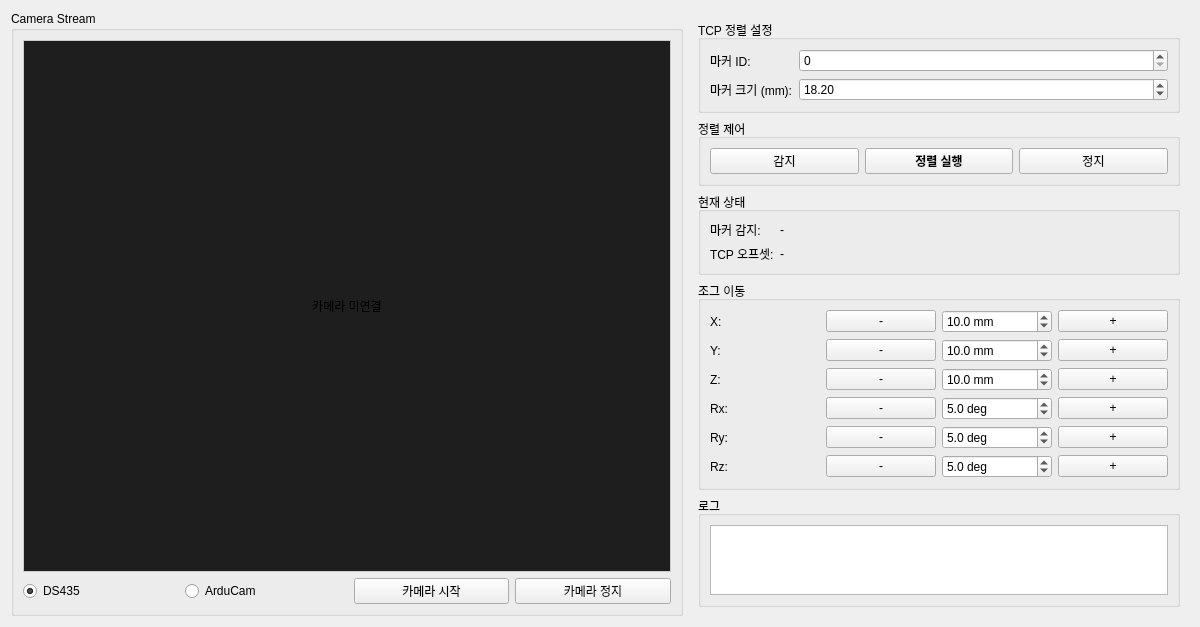
<?xml version="1.0" encoding="UTF-8"?>
<ui version="4.0">
 <class>TabArTagTcpAlign</class>
 <widget class="QWidget" name="TabArTagTcpAlign">
  <property name="geometry">
   <rect>
    <x>0</x>
    <y>0</y>
    <width>1200</width>
    <height>600</height>
   </rect>
  </property>
  <layout class="QHBoxLayout" name="horizontalLayoutMain">

   <!-- 좌측: 카메라 스트림 -->
   <item>
    <widget class="QGroupBox" name="groupCameraStream">
     <property name="title">
      <string>Camera Stream</string>
     </property>
     <layout class="QVBoxLayout" name="verticalLayoutCamera">
      <item>
       <widget class="QLabel" name="labelCameraStream">
        <property name="minimumSize">
         <size>
          <width>640</width>
          <height>480</height>
         </size>
        </property>
        <property name="styleSheet">
         <string>background-color: #1e1e1e; border: 1px solid #cccccc;</string>
        </property>
        <property name="alignment">
         <set>Qt::AlignCenter</set>
        </property>
        <property name="text">
         <string>카메라 미연결</string>
        </property>
       </widget>
      </item>
      <item>
       <layout class="QHBoxLayout" name="horizontalLayoutCameraSelect">
        <item>
         <widget class="QRadioButton" name="radioDS435">
          <property name="text">
           <string>DS435</string>
          </property>
          <property name="checked">
           <bool>true</bool>
          </property>
         </widget>
        </item>
        <item>
         <widget class="QRadioButton" name="radioArduCam">
          <property name="text">
           <string>ArduCam</string>
          </property>
         </widget>
        </item>
        <item>
         <spacer name="horizontalSpacerCam">
          <property name="orientation">
           <enum>Qt::Horizontal</enum>
          </property>
         </spacer>
        </item>
        <item>
         <widget class="QPushButton" name="btnStartCamera">
          <property name="text">
           <string>카메라 시작</string>
          </property>
         </widget>
        </item>
        <item>
         <widget class="QPushButton" name="btnStopCamera">
          <property name="text">
           <string>카메라 정지</string>
          </property>
         </widget>
        </item>
       </layout>
      </item>
     </layout>
    </widget>
   </item>

   <!-- 우측: 설정 및 로그 -->
   <item>
    <widget class="QWidget" name="widgetRight">
     <property name="maximumSize">
      <size>
       <width>500</width>
       <height>16777215</height>
      </size>
     </property>
     <layout class="QVBoxLayout" name="verticalLayoutRight">

      <!-- 정렬 설정 -->
      <item>
       <widget class="QGroupBox" name="groupAlignSettings">
        <property name="title">
         <string>TCP 정렬 설정</string>
        </property>
        <layout class="QVBoxLayout" name="verticalLayoutAlignSettings">
         <item>
          <layout class="QFormLayout" name="formLayoutAlign">
           <item row="0" column="0">
            <widget class="QLabel" name="labelMarkerId">
             <property name="text">
              <string>마커 ID:</string>
             </property>
            </widget>
           </item>
           <item row="0" column="1">
            <widget class="QSpinBox" name="spinMarkerId">
             <property name="minimum">
              <number>0</number>
             </property>
             <property name="maximum">
              <number>250</number>
             </property>
             <property name="value">
              <number>0</number>
             </property>
            </widget>
           </item>
           <item row="1" column="0">
            <widget class="QLabel" name="labelMarkerSize">
             <property name="text">
              <string>마커 크기 (mm):</string>
             </property>
            </widget>
           </item>
           <item row="1" column="1">
            <widget class="QDoubleSpinBox" name="spinMarkerSize">
             <property name="minimum">
              <double>1.000000000000000</double>
             </property>
             <property name="maximum">
              <double>500.000000000000000</double>
             </property>
             <property name="value">
              <double>18.200000000000000</double>
             </property>
            </widget>
           </item>
          </layout>
         </item>
        </layout>
       </widget>
      </item>

      <!-- 정렬 제어 -->
      <item>
       <widget class="QGroupBox" name="groupAlignControl">
        <property name="title">
         <string>정렬 제어</string>
        </property>
        <layout class="QVBoxLayout" name="verticalLayoutAlignControl">
         <item>
          <layout class="QHBoxLayout" name="horizontalLayoutAlignButtons">
           <item>
            <widget class="QPushButton" name="btnDetect">
             <property name="text">
              <string>감지</string>
             </property>
            </widget>
           </item>
           <item>
            <widget class="QPushButton" name="btnAlign">
             <property name="text">
              <string>정렬 실행</string>
             </property>
             <property name="styleSheet">
              <string>font-weight: bold;</string>
             </property>
            </widget>
           </item>
           <item>
            <widget class="QPushButton" name="btnStop">
             <property name="text">
              <string>정지</string>
             </property>
            </widget>
           </item>
          </layout>
         </item>
        </layout>
       </widget>
      </item>

      <!-- 현재 상태 -->
      <item>
       <widget class="QGroupBox" name="groupStatus">
        <property name="title">
         <string>현재 상태</string>
        </property>
        <layout class="QFormLayout" name="formLayoutStatus">
         <item row="0" column="0">
          <widget class="QLabel" name="labelStatusMarker">
           <property name="text">
            <string>마커 감지:</string>
           </property>
          </widget>
         </item>
         <item row="0" column="1">
          <widget class="QLabel" name="labelStatusMarkerValue">
           <property name="text">
            <string>-</string>
           </property>
          </widget>
         </item>
         <item row="1" column="0">
          <widget class="QLabel" name="labelStatusTCP">
           <property name="text">
            <string>TCP 오프셋:</string>
           </property>
          </widget>
         </item>
         <item row="1" column="1">
          <widget class="QLabel" name="labelStatusTCPValue">
           <property name="text">
            <string>-</string>
           </property>
          </widget>
         </item>
        </layout>
       </widget>
      </item>

      <!-- 조그 이동 -->
      <item>
       <widget class="QGroupBox" name="groupJogMove">
        <property name="title">
         <string>조그 이동</string>
        </property>
        <layout class="QGridLayout" name="gridLayoutJog">
         <!-- X축 -->
         <item row="0" column="0">
          <widget class="QLabel" name="labelJogX">
           <property name="text"><string>X:</string></property>
          </widget>
         </item>
         <item row="0" column="1">
          <widget class="QPushButton" name="btnJogXMinus">
           <property name="text"><string>-</string></property>
           <property name="minimumSize"><size><width>30</width><height>0</height></size></property>
          </widget>
         </item>
         <item row="0" column="2">
          <widget class="QDoubleSpinBox" name="spinJogStepX">
           <property name="suffix"><string> mm</string></property>
           <property name="decimals"><number>1</number></property>
           <property name="minimum"><double>0.1</double></property>
           <property name="maximum"><double>100.0</double></property>
           <property name="singleStep"><double>1.0</double></property>
           <property name="value"><double>10.0</double></property>
          </widget>
         </item>
         <item row="0" column="3">
          <widget class="QPushButton" name="btnJogXPlus">
           <property name="text"><string>+</string></property>
           <property name="minimumSize"><size><width>30</width><height>0</height></size></property>
          </widget>
         </item>
         <!-- Y축 -->
         <item row="1" column="0">
          <widget class="QLabel" name="labelJogY">
           <property name="text"><string>Y:</string></property>
          </widget>
         </item>
         <item row="1" column="1">
          <widget class="QPushButton" name="btnJogYMinus">
           <property name="text"><string>-</string></property>
           <property name="minimumSize"><size><width>30</width><height>0</height></size></property>
          </widget>
         </item>
         <item row="1" column="2">
          <widget class="QDoubleSpinBox" name="spinJogStepY">
           <property name="suffix"><string> mm</string></property>
           <property name="decimals"><number>1</number></property>
           <property name="minimum"><double>0.1</double></property>
           <property name="maximum"><double>100.0</double></property>
           <property name="singleStep"><double>1.0</double></property>
           <property name="value"><double>10.0</double></property>
          </widget>
         </item>
         <item row="1" column="3">
          <widget class="QPushButton" name="btnJogYPlus">
           <property name="text"><string>+</string></property>
           <property name="minimumSize"><size><width>30</width><height>0</height></size></property>
          </widget>
         </item>
         <!-- Z축 -->
         <item row="2" column="0">
          <widget class="QLabel" name="labelJogZ">
           <property name="text"><string>Z:</string></property>
          </widget>
         </item>
         <item row="2" column="1">
          <widget class="QPushButton" name="btnJogZMinus">
           <property name="text"><string>-</string></property>
           <property name="minimumSize"><size><width>30</width><height>0</height></size></property>
          </widget>
         </item>
         <item row="2" column="2">
          <widget class="QDoubleSpinBox" name="spinJogStepZ">
           <property name="suffix"><string> mm</string></property>
           <property name="decimals"><number>1</number></property>
           <property name="minimum"><double>0.1</double></property>
           <property name="maximum"><double>100.0</double></property>
           <property name="singleStep"><double>1.0</double></property>
           <property name="value"><double>10.0</double></property>
          </widget>
         </item>
         <item row="2" column="3">
          <widget class="QPushButton" name="btnJogZPlus">
           <property name="text"><string>+</string></property>
           <property name="minimumSize"><size><width>30</width><height>0</height></size></property>
          </widget>
         </item>
         <!-- Rx축 -->
         <item row="3" column="0">
          <widget class="QLabel" name="labelJogRx">
           <property name="text"><string>Rx:</string></property>
          </widget>
         </item>
         <item row="3" column="1">
          <widget class="QPushButton" name="btnJogRxMinus">
           <property name="text"><string>-</string></property>
           <property name="minimumSize"><size><width>30</width><height>0</height></size></property>
          </widget>
         </item>
         <item row="3" column="2">
          <widget class="QDoubleSpinBox" name="spinJogStepRx">
           <property name="suffix"><string> deg</string></property>
           <property name="decimals"><number>1</number></property>
           <property name="minimum"><double>0.1</double></property>
           <property name="maximum"><double>30.0</double></property>
           <property name="singleStep"><double>1.0</double></property>
           <property name="value"><double>5.0</double></property>
          </widget>
         </item>
         <item row="3" column="3">
          <widget class="QPushButton" name="btnJogRxPlus">
           <property name="text"><string>+</string></property>
           <property name="minimumSize"><size><width>30</width><height>0</height></size></property>
          </widget>
         </item>
         <!-- Ry축 -->
         <item row="4" column="0">
          <widget class="QLabel" name="labelJogRy">
           <property name="text"><string>Ry:</string></property>
          </widget>
         </item>
         <item row="4" column="1">
          <widget class="QPushButton" name="btnJogRyMinus">
           <property name="text"><string>-</string></property>
           <property name="minimumSize"><size><width>30</width><height>0</height></size></property>
          </widget>
         </item>
         <item row="4" column="2">
          <widget class="QDoubleSpinBox" name="spinJogStepRy">
           <property name="suffix"><string> deg</string></property>
           <property name="decimals"><number>1</number></property>
           <property name="minimum"><double>0.1</double></property>
           <property name="maximum"><double>30.0</double></property>
           <property name="singleStep"><double>1.0</double></property>
           <property name="value"><double>5.0</double></property>
          </widget>
         </item>
         <item row="4" column="3">
          <widget class="QPushButton" name="btnJogRyPlus">
           <property name="text"><string>+</string></property>
           <property name="minimumSize"><size><width>30</width><height>0</height></size></property>
          </widget>
         </item>
         <!-- Rz축 -->
         <item row="5" column="0">
          <widget class="QLabel" name="labelJogRz">
           <property name="text"><string>Rz:</string></property>
          </widget>
         </item>
         <item row="5" column="1">
          <widget class="QPushButton" name="btnJogRzMinus">
           <property name="text"><string>-</string></property>
           <property name="minimumSize"><size><width>30</width><height>0</height></size></property>
          </widget>
         </item>
         <item row="5" column="2">
          <widget class="QDoubleSpinBox" name="spinJogStepRz">
           <property name="suffix"><string> deg</string></property>
           <property name="decimals"><number>1</number></property>
           <property name="minimum"><double>0.1</double></property>
           <property name="maximum"><double>30.0</double></property>
           <property name="singleStep"><double>1.0</double></property>
           <property name="value"><double>5.0</double></property>
          </widget>
         </item>
         <item row="5" column="3">
          <widget class="QPushButton" name="btnJogRzPlus">
           <property name="text"><string>+</string></property>
           <property name="minimumSize"><size><width>30</width><height>0</height></size></property>
          </widget>
         </item>
        </layout>
       </widget>
      </item>

      <!-- 로그 -->
      <item>
       <widget class="QGroupBox" name="groupLog">
        <property name="title">
         <string>로그</string>
        </property>
        <layout class="QVBoxLayout" name="verticalLayoutLog">
         <item>
          <widget class="QTextEdit" name="textLog">
           <property name="readOnly">
            <bool>true</bool>
           </property>
           <property name="styleSheet">
            <string>font-family: 'Consolas', 'Monaco', monospace; font-size: 11px;</string>
           </property>
          </widget>
         </item>
        </layout>
       </widget>
      </item>

     </layout>
    </widget>
   </item>

  </layout>
 </widget>
 <resources/>
 <connections/>
</ui>
